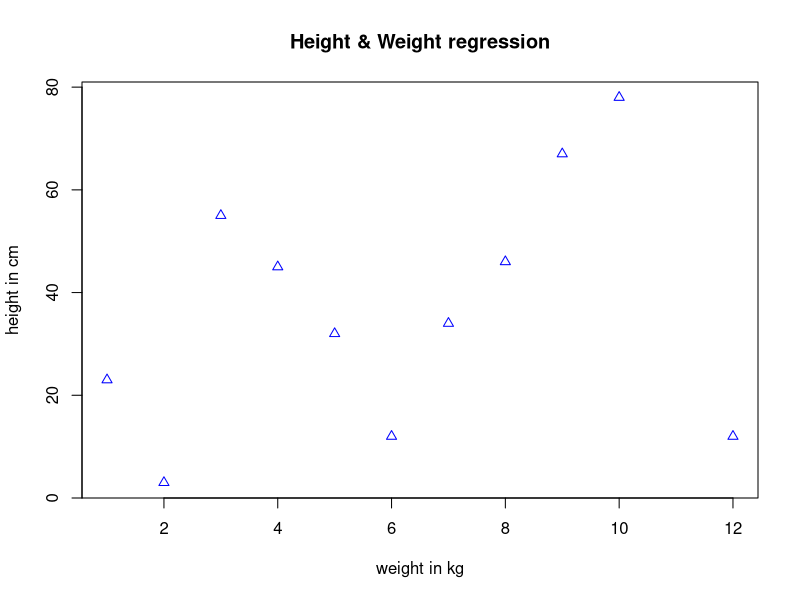

R code for this plot:
x<-c(12,23,3,55,45,32,12,34,46,67,78)
y<-c(12,1,2,3,4,5,6,7,8,9,10)

relation<-lm(y~x)
print(relation)
print(summary(relation))
a<-data.frame(x=170)
result<-predict(relation,a)
print(result)
plot(y,x,col="blue",xlab="weight in kg",ylab="height in cm",cex=1,pch=24,main="Height & Weight regression",)
 